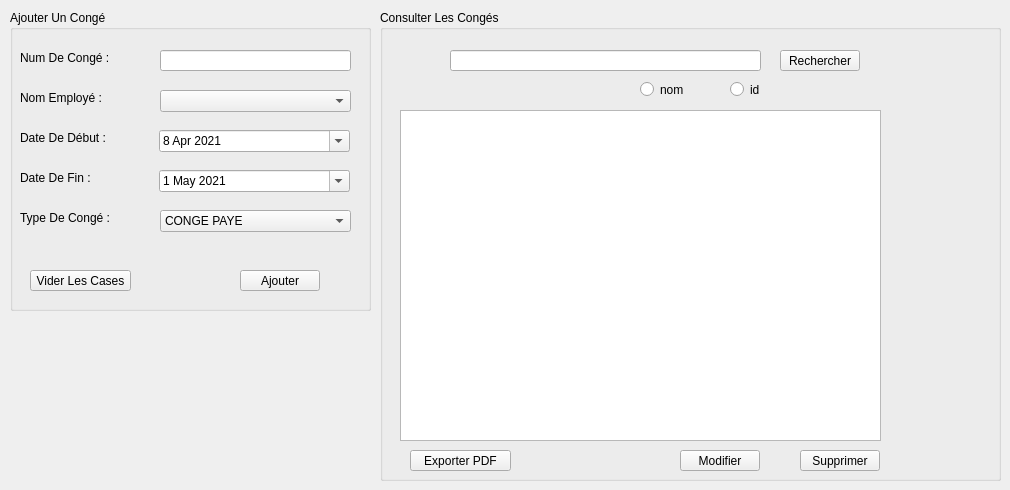
           <widget class="QWidget" name="tab_2">
            <attribute name="title">
             <string>Conge</string>
            </attribute>
            <widget class="QGroupBox" name="ajout_conge_2">
             <property name="geometry">
              <rect>
               <x>10</x>
               <y>10</y>
               <width>361</width>
               <height>301</height>
              </rect>
             </property>
             <property name="title">
              <string>Ajouter Un Congé</string>
             </property>
             <widget class="QLabel" name="label_15">
              <property name="geometry">
               <rect>
                <x>10</x>
                <y>40</y>
                <width>101</width>
                <height>16</height>
               </rect>
              </property>
              <property name="text">
               <string>Num De Congé :</string>
              </property>
             </widget>
             <widget class="QLineEdit" name="lineEditNumConge_2">
              <property name="geometry">
               <rect>
                <x>150</x>
                <y>40</y>
                <width>191</width>
                <height>21</height>
               </rect>
              </property>
             </widget>
             <widget class="QLabel" name="label_16">
              <property name="geometry">
               <rect>
                <x>10</x>
                <y>80</y>
                <width>101</width>
                <height>16</height>
               </rect>
              </property>
              <property name="text">
               <string>Nom Employé :</string>
              </property>
             </widget>
             <widget class="QDateEdit" name="dateEditDebut_2">
              <property name="geometry">
               <rect>
                <x>149</x>
                <y>120</y>
                <width>191</width>
                <height>22</height>
               </rect>
              </property>
              <property name="calendarPopup">
               <bool>true</bool>
              </property>
              <property name="date">
               <date>
                <year>2021</year>
                <month>4</month>
                <day>8</day>
               </date>
              </property>
             </widget>
             <widget class="QDateEdit" name="dateEditFin_2">
              <property name="geometry">
               <rect>
                <x>149</x>
                <y>160</y>
                <width>191</width>
                <height>22</height>
               </rect>
              </property>
              <property name="calendarPopup">
               <bool>true</bool>
              </property>
              <property name="date">
               <date>
                <year>2021</year>
                <month>5</month>
                <day>1</day>
               </date>
              </property>
             </widget>
             <widget class="QLabel" name="label_17">
              <property name="geometry">
               <rect>
                <x>10</x>
                <y>120</y>
                <width>101</width>
                <height>16</height>
               </rect>
              </property>
              <property name="text">
               <string>Date De Début :</string>
              </property>
             </widget>
             <widget class="QLabel" name="label_18">
              <property name="geometry">
               <rect>
                <x>10</x>
                <y>160</y>
                <width>101</width>
                <height>16</height>
               </rect>
              </property>
              <property name="text">
               <string>Date De Fin :</string>
              </property>
             </widget>
             <widget class="QLabel" name="label_19">
              <property name="geometry">
               <rect>
                <x>10</x>
                <y>200</y>
                <width>101</width>
                <height>16</height>
               </rect>
              </property>
              <property name="text">
               <string>Type De Congé :</string>
              </property>
             </widget>
             <widget class="QComboBox" name="comboBoxType_2">
              <property name="geometry">
               <rect>
                <x>150</x>
                <y>200</y>
                <width>191</width>
                <height>22</height>
               </rect>
              </property>
              <item>
               <property name="text">
                <string>CONGE PAYE</string>
               </property>
              </item>
              <item>
               <property name="text">
                <string> CONGE ANNUEL</string>
               </property>
              </item>
              <item>
               <property name="text">
                <string>CONGE MALADIE</string>
               </property>
              </item>
              <item>
               <property name="text">
                <string>CONGE MATERNITE</string>
               </property>
              </item>
             </widget>
             <widget class="QPushButton" name="ajouter_2">
              <property name="geometry">
               <rect>
                <x>230</x>
                <y>260</y>
                <width>80</width>
                <height>21</height>
               </rect>
              </property>
              <property name="text">
               <string>Ajouter</string>
              </property>
             </widget>
             <widget class="QPushButton" name="viderCases_2">
              <property name="geometry">
               <rect>
                <x>20</x>
                <y>260</y>
                <width>101</width>
                <height>21</height>
               </rect>
              </property>
              <property name="text">
               <string>Vider Les Cases</string>
              </property>
             </widget>
             <widget class="QComboBox" name="comboBox_employe_2">
              <property name="geometry">
               <rect>
                <x>150</x>
                <y>80</y>
                <width>191</width>
                <height>22</height>
               </rect>
              </property>
             </widget>
            </widget>
            <widget class="QGroupBox" name="consulter_conge_2">
             <property name="geometry">
              <rect>
               <x>380</x>
               <y>10</y>
               <width>621</width>
               <height>471</height>
              </rect>
             </property>
             <property name="title">
              <string>Consulter Les Congés</string>
             </property>
             <widget class="QPushButton" name="pushButtonSuppr_2">
              <property name="geometry">
               <rect>
                <x>420</x>
                <y>440</y>
                <width>80</width>
                <height>21</height>
               </rect>
              </property>
              <property name="text">
               <string>Supprimer</string>
              </property>
             </widget>
             <widget class="QPushButton" name="pushButtonEdit_2">
              <property name="geometry">
               <rect>
                <x>300</x>
                <y>440</y>
                <width>80</width>
                <height>21</height>
               </rect>
              </property>
              <property name="text">
               <string>Modifier</string>
              </property>
              <property name="checkable">
               <bool>true</bool>
              </property>
             </widget>
             <widget class="QPushButton" name="pushButtonPDF_3">
              <property name="geometry">
               <rect>
                <x>30</x>
                <y>440</y>
                <width>101</width>
                <height>21</height>
               </rect>
              </property>
              <property name="text">
               <string>Exporter PDF</string>
              </property>
             </widget>
             <widget class="QLineEdit" name="line_recherche_critere_2">
              <property name="geometry">
               <rect>
                <x>70</x>
                <y>40</y>
                <width>311</width>
                <height>21</height>
               </rect>
              </property>
             </widget>
             <widget class="QPushButton" name="pushButtonRechercherConge_2">
              <property name="geometry">
               <rect>
                <x>400</x>
                <y>40</y>
                <width>80</width>
                <height>21</height>
               </rect>
              </property>
              <property name="text">
               <string>Rechercher</string>
              </property>
             </widget>
             <widget class="QRadioButton" name="radioButton_nom_2">
              <property name="geometry">
               <rect>
                <x>260</x>
                <y>70</y>
                <width>84</width>
                <height>19</height>
               </rect>
              </property>
              <property name="text">
               <string>nom</string>
              </property>
             </widget>
             <widget class="QRadioButton" name="radioButton_ID_2">
              <property name="geometry">
               <rect>
                <x>350</x>
                <y>70</y>
                <width>71</width>
                <height>19</height>
               </rect>
              </property>
              <property name="text">
               <string>id</string>
              </property>
             </widget>
             <widget class="QTableView" name="tableViewConge_2">
              <property name="geometry">
               <rect>
                <x>20</x>
                <y>100</y>
                <width>481</width>
                <height>331</height>
               </rect>
              </property>
             </widget>
            </widget>
           </widget>
